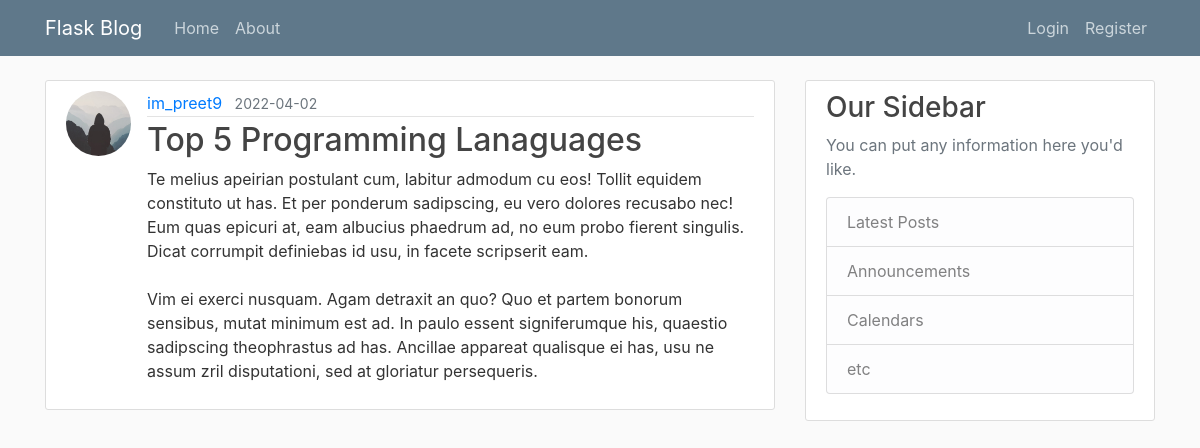
The app's page /post/4 with its own data.
### flaskblog/models.py (models this page shows, shortened)
class User(db.Model, UserMixin):
    id = db.Column(db.Integer, primary_key=True)
    username = db.Column(db.String(20), unique=True, nullable=False)
    email = db.Column(db.String(120), unique=True, nullable=False)
    img_file = db.Column(db.String(20), nullable=False, default="default.jpeg")
    password = db.Column(db.String(60), nullable=False)
    posts = db.relationship("Post", backref="author", lazy=True)

class Post(db.Model):
    id = db.Column(db.Integer, primary_key=True)
    title = db.Column(db.String(100), nullable=False)
    date = db.Column(db.DateTime, nullable=False, default=datetime.utcnow)
    content = db.Column(db.Text, nullable=False)
    user_id = db.Column(db.Integer, db.ForeignKey("user.id"), nullable=False)

### flaskblog/posts/routes.py (the view)
@posts.route("/post/<int:post_id>")
def post(post_id):
    current_post = Post.query.get_or_404(post_id)
    return render_template("post.html", title=current_post.title, post=current_post)

### flaskblog/templates/post.html (shortened to what this page needs)
{% extends "layout.html" %}
{% block content %}
    <article class="media content-section">
        <img src="{{ url_for('static', filename='profile_pics/' + post.author.img_file) }}" alt="profile picture"
             class="rounded-circle article-img">
        <div class="media-body">
            <div class="article-metadata">
                <a class="mr-2"
                   href="{{ url_for("users.user_posts", username=post.author.username) }}">{{ post.author.username }}</a>
                <small class="text-muted">{{ post.date.strftime("%Y-%m-%d") }}</small>
            </div>
            <h2 class="article-title">{{ post.title }}</h2>
            <p class="article-content">{{ post.content }}</p>
        </div>
    </article>
{% endblock content %}

### flaskblog/static/main.css (style rules this page uses)
body { background: #fafafa; color: #333333; margin-top: 5rem; }
h1, h2, h3, h4, h5, h6 { color: #444444; }
.content-section { background: #ffffff; padding: 10px 20px; border: 1px solid #dddddd; border-radius: 3px; margin-bottom: 20px; }
.article-title { color: #444444; }
.article-content { white-space: pre-line; }
.article-img { height: 65px; width: 65px; margin-right: 16px; }
.article-metadata { padding-bottom: 1px; margin-bottom: 4px; border-bottom: 1px solid #e3e3e3; }

### records on screen
User: img_file (placeholder picture), author.username "im_preet9"
Post: date "2022-04-02", title "Top 5 Programming Lanaguages", content "Te melius apeirian postulant cum, labitur admodum cu eos! Tollit equidem constituto ut has. Et per ponderum sadipscing, eu vero dolores recusabo nec! Eum quas epicuri at, eam albucius phaedrum ad, no eum probo fierent singulis. Dicat corrumpit definiebas id usu, in facete scripserit eam. Vim ei exerci nusquam. Agam detraxit an quo? Quo et partem bonorum sensibus, mutat minimum est ad. In paulo essent signiferumque his, quaestio sadipscing theophrastus ad has. Ancillae appareat qualisque ei has, usu ne assum zril disputationi, sed at gloriatur persequeris."
